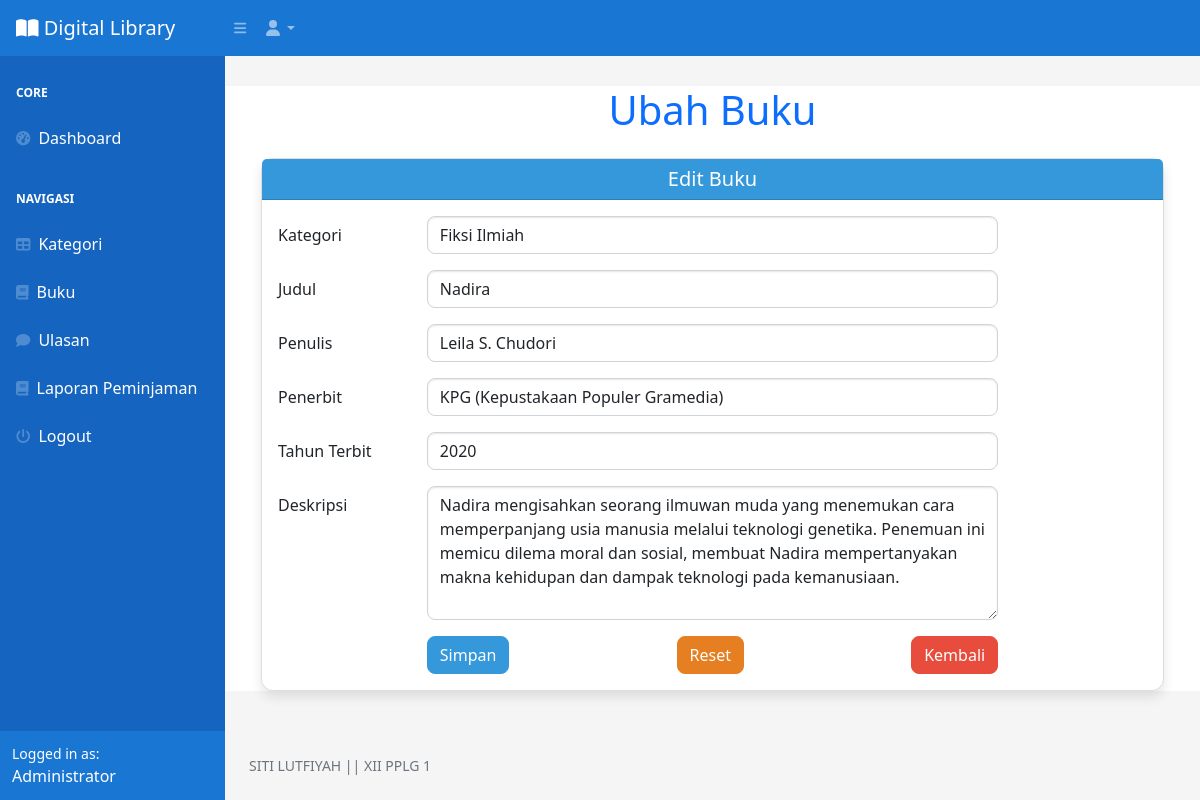
Screenshot of /index.php?page=buku_ubah&&id=1 (signed in) with the database file from the repository.
### tables this page shows
CREATE TABLE `buku` (
  `id_buku` int(11) NOT NULL,
  `id_kategori` int(11) DEFAULT NULL,
  `judul` varchar(255) DEFAULT NULL,
  `penulis` varchar(255) DEFAULT NULL,
  `penerbit` varchar(255) DEFAULT NULL,
  `tahun_terbit` varchar(255) DEFAULT NULL,
  `deskripsi` text DEFAULT NULL
);

CREATE TABLE `kategori` (
  `id_kategori` int(11) NOT NULL,
  `kategori` varchar(255) DEFAULT NULL
);

### buku_ubah.php (the view, shortened to what this page needs)
<!DOCTYPE html>
<html lang="en">
<head>
    <link rel="stylesheet" href="https://stackpath.bootstrapcdn.com/bootstrap/5.2.0/css/bootstrap.min.css">
</head>
<body>
    <div class="container">
        <h1 class="mt-4 mb-4 text-center text-primary">Ubah Buku</h1>
        <div class="card">
            <div class="card-header text-center">
                <h5 class="mb-0">Edit Buku</h5>
            </div>
            <div class="card-body">
                <form method="post">
                    <?php
                        $id = $_GET['id'];
                        $query = mysqli_query($koneksi, "SELECT * FROM buku WHERE id_buku=$id");
                        $data = mysqli_fetch_array($query);
                    ?>
                    <div class="row mb-3">
                        <label for="id_kategori" class="col-md-2 col-form-label">Kategori</label>
                        <div class="col-md-8">
                            <select name="id_kategori" id="id_kategori" class="form-control">
                                <?php
                                    $kat = mysqli_query($koneksi, "SELECT * FROM kategori");
                                    while($kategori = mysqli_fetch_array($kat)) {
                                        ?>
                                        <option <?php if($kategori['id_kategori'] == $data['id_kategori']) echo 'selected'; ?> value="<?php echo $kategori['id_kategori']; ?>"><?php echo $kategori['kategori']; ?></option>
                                        <?php
                                    }
                                ?>
                            </select>
                        </div>
                    </div>
                    <div class="row mb-3">
                        <label for="judul" class="col-md-2 col-form-label">Judul</label>
                        <div class="col-md-8">
                            <input type="text" id="judul" value="<?php echo $data['judul']; ?>" class="form-control" name="judul" required>
                        </div>
                    </div>
                    <div class="row mb-3">
                        <label for="penulis" class="col-md-2 col-form-label">Penulis</label>
                        <div class="col-md-8">
                            <input type="text" id="penulis" value="<?php echo $data['penulis']; ?>" class="form-control" name="penulis" required>
                        </div>
                    </div>
                    <div class="row mb-3">
                        <label for="penerbit" class="col-md-2 col-form-label">Penerbit</label>
                        <div class="col-md-8">
                            <input type="text" id="penerbit" value="<?php echo $data['penerbit']; ?>" class="form-control" name="penerbit" required>
                        </div>
                    </div>
                    <div class="row mb-3">
                        <label for="tahun_terbit" class="col-md-2 col-form-label">Tahun Terbit</label>
                        <div class="col-md-8">
                            <input type="number" id="tahun_terbit" value="<?php echo $data['tahun_terbit']; ?>" class="form-control" name="tahun_terbit" required>
                        </div>
                    </div>
                    <div class="row mb-3">
                        <label for="deskripsi" class="col-md-2 col-form-label">Deskripsi</label>
                        <div class="col-md-8">
                            <textarea id="deskripsi" name="deskripsi" rows="5" class="form-control"><?php echo $data['deskripsi']; ?></textarea>
                        </div>
                    </div>
                    <div class="row">
                        <div class="col-md-2"></div>
                        <div class="col-md-8 d-flex justify-content-between">
                            <button type="submit" class="btn btn-primary-custom" name="submit" value="submit">Simpan</button>
                            <button type="reset" class="btn btn-secondary-custom">Reset</button>
                            <a href="?page=buku" class="btn btn-danger-custom">Kembali</a>
                        </div>
                    </div>
                </form>
            </div>
        </div>
    </div>
</body>
</html>

### buku_ubah.php (style rules this page uses)
body { background-color: #f5f5f5; }
.card { border-radius: 12px; border: 1px solid #ddd; box-shadow: 0 6px 12px rgba(0, 0, 0, 0.1); background-color: #ffffff; }
.card-header { background-color: #3498db; color: #ffffff; border-top-left-radius: 12px; border-top-right-radius: 12px; }
.btn-primary-custom { background-color: #3498db; border-color: #3498db; color: #ffffff; border-radius: 8px; }
.btn-secondary-custom { background-color: #e67e22; border-color: #e67e22; color: #ffffff; border-radius: 8px; }
.btn-danger-custom { background-color: #e74c3c; border-color: #e74c3c; color: #ffffff; border-radius: 8px; }
.form-control { border-radius: 8px; box-shadow: inset 0 1px 2px rgba(0, 0, 0, 0.1); }
.container { margin-top: 30px; }

### rows the page displays
buku: id_kategori "Fiksi Ilmiah", judul "Nadira", penulis "Leila S. Chudori", penerbit "KPG (Kepustakaan Populer Gramedia)", tahun_terbit "2020", deskripsi "Nadira mengisahkan seorang ilmuwan muda yang menemukan cara memperpanjang usia manusia melalui teknologi genetika. Penemuan ini memicu dilema moral dan sosial, membuat Nadira mempertanyakan makna kehidupan dan dampak teknologi pada kemanusiaan."

### other values shown
$_SESSION['user']['nama'] "Administrator"
